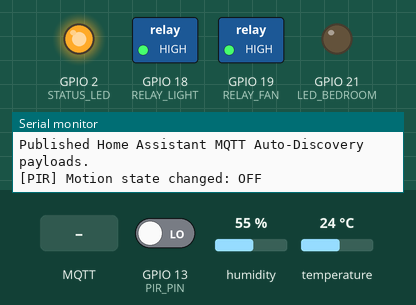
Recording of a sketch running on a simulated ESP32. Shown: switched loads named in the sketch (green lamp = pin HIGH), output pins drawn as LEDs (lit = HIGH), the last lines printed to the serial monitor. The inputs (shaded band) are chosen by the test bench; at power-on: GPIO 13 (PIR_PIN) LOW, humidity 55 %, temperature 24 °C. WiFi joins after 1.5 s; servers stay silent unless stated; no MQTT or app messages arrive unless stated.

Above: at 2.7 s.
2.8 s: MQTT message "ON" arrives on the first subscribed topic
At 3.6 s:
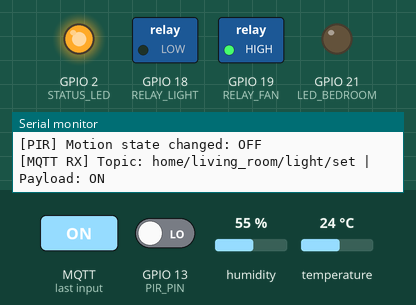
4.3 s: MQTT message "ON" arrives on the second subscribed topic
At 4.8 s:
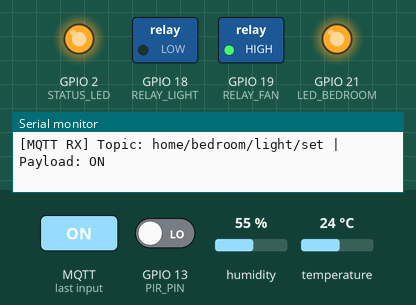
5.8 s: MQTT message "OFF" arrives on the first subscribed topic
At 7.0 s:
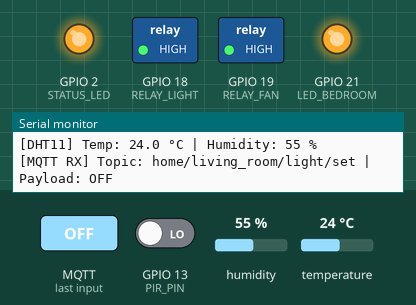
7.3 s: MQTT message "ON" arrives on the third subscribed topic
At 8.3 s:
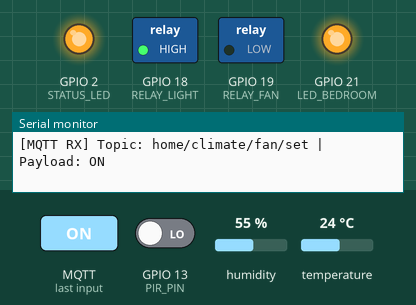
8.8 s: MQTT message "on" arrives on the first subscribed topic
At 9.4 s:
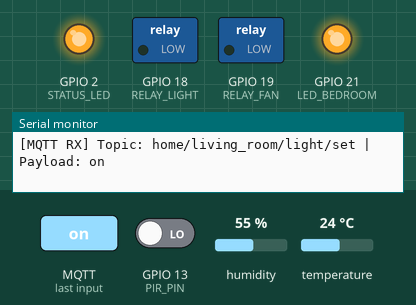
10.3 s: MQTT message "OFF" arrives on the second subscribed topic
At 11.7 s:
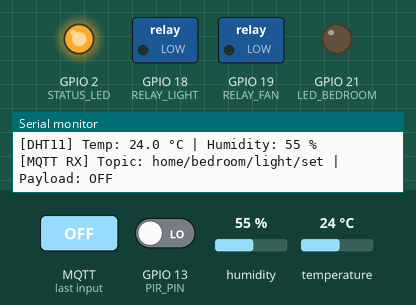
Timing chart, 0 to 12.8 s (numbered marks = the images above; inputs shaded):
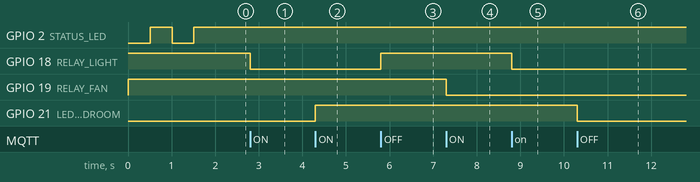

The sketch:

esp32_arduino_mqtt.ino
```cpp
/*
 * Project: Home Automation System | Python, IoT & Home Assistant
 * File: esp32_arduino_mqtt.ino
 * Description: Arduino C++ firmware for ESP32 connecting to Home Assistant via MQTT
 * Hardware:
 *   - ESP32 Dev Module
 *   - DHT11 on GPIO 4
 *   - PIR Motion Sensor on GPIO 13
 *   - Relay 1 (Living Room Light) on GPIO 18 (Active LOW)
 *   - Relay 2 (DC Fan) on GPIO 19 (Active LOW)
 *   - LED (Bedroom Light) on GPIO 21 (Active HIGH)
 *   - Onboard Status LED on GPIO 2
 */

#include <WiFi.h>
#include <PubSubClient.h>
#include <DHT.h>
#include <ArduinoJson.h>

// --- Network & MQTT Settings ---
const char* WIFI_SSID       = "YOUR_WIFI_SSID";
const char* WIFI_PASSWORD   = "YOUR_WIFI_PASSWORD";
const char* MQTT_SERVER     = "192.168.1.100"; // IP of Home Assistant / Mosquitto
const int   MQTT_PORT       = 1883;
const char* MQTT_USER       = "mqtt_user";     // Or leave blank if anonymous
const char* MQTT_PASSWORD   = "mqtt_password";
const char* CLIENT_ID       = "ESP32_SmartHome_Controller";

// --- Pin Definitions ---
#define DHTPIN        4
#define DHTTYPE       DHT11
#define PIR_PIN       13
#define RELAY_LIGHT   18
#define RELAY_FAN     19
#define LED_BEDROOM   21
#define STATUS_LED    2

// --- MQTT Topics ---
// State telemetry topics
const char* TOPIC_TEMP_STATE       = "home/sensors/temperature";
const char* TOPIC_HUMID_STATE      = "home/sensors/humidity";
const char* TOPIC_MOTION_STATE     = "home/sensors/motion";
const char* TOPIC_STATUS           = "home/system/status";

// Command & feedback topics
const char* TOPIC_LIGHT_LIVING_CMD   = "home/living_room/light/set";
const char* TOPIC_LIGHT_LIVING_STATE = "home/living_room/light/state";

const char* TOPIC_LIGHT_BED_CMD      = "home/bedroom/light/set";
const char* TOPIC_LIGHT_BED_STATE    = "home/bedroom/light/state";

const char* TOPIC_FAN_CMD            = "home/climate/fan/set";
const char* TOPIC_FAN_STATE          = "home/climate/fan/state";

// Home Assistant MQTT Auto-Discovery Topics
const char* DISCOVERY_TEMP_TOPIC     = "homeassistant/sensor/smart_temp/config";
const char* DISCOVERY_HUMID_TOPIC    = "homeassistant/sensor/smart_humidity/config";
const char* DISCOVERY_MOTION_TOPIC   = "homeassistant/binary_sensor/smart_motion/config";
const char* DISCOVERY_LIGHT_LIV_TOPIC= "homeassistant/switch/smart_living_light/config";
const char* DISCOVERY_LIGHT_BED_TOPIC= "homeassistant/switch/smart_bed_light/config";
const char* DISCOVERY_FAN_TOPIC      = "homeassistant/switch/smart_fan/config";

// --- Global Objects & Variables ---
WiFiClient espClient;
PubSubClient mqttClient(espClient);
DHT dht(DHTPIN, DHTTYPE);

unsigned long lastSensorRead = 0;
const unsigned long SENSOR_INTERVAL = 5000; // Read sensors every 5s
int lastMotionState = -1;

void setupWiFi() {
  delay(10);
  Serial.print("Connecting to Wi-Fi: ");
  Serial.println(WIFI_SSID);
  WiFi.mode(WIFI_STA);
  WiFi.begin(WIFI_SSID, WIFI_PASSWORD);

  while (WiFi.status() != WL_CONNECTED) {
    delay(500);
    Serial.print(".");
    digitalWrite(STATUS_LED, !digitalRead(STATUS_LED));
  }

  Serial.println("\nWiFi connected! IP address: ");
  Serial.println(WiFi.localIP());
  digitalWrite(STATUS_LED, HIGH);
}

void mqttCallback(char* topic, byte* payload, unsigned int length) {
  String message = "";
  for (unsigned int i = 0; i < length; i++) {
    message += (char)payload[i];
  }
  message.trim();
  Serial.printf("[MQTT RX] Topic: %s | Payload: %s\n", topic, message.c_str());

  // 1. Living Room Light (Active LOW relay: LOW = ON, HIGH = OFF)
  if (String(topic) == TOPIC_LIGHT_LIVING_CMD) {
    if (message.equalsIgnoreCase("ON")) {
      digitalWrite(RELAY_LIGHT, LOW);
      mqttClient.publish(TOPIC_LIGHT_LIVING_STATE, "ON", true);
    } else if (message.equalsIgnoreCase("OFF")) {
      digitalWrite(RELAY_LIGHT, HIGH);
      mqttClient.publish(TOPIC_LIGHT_LIVING_STATE, "OFF", true);
    }
  }

  // 2. Bedroom Light (Active HIGH LED: HIGH = ON, LOW = OFF)
  if (String(topic) == TOPIC_LIGHT_BED_CMD) {
    if (message.equalsIgnoreCase("ON")) {
      digitalWrite(LED_BEDROOM, HIGH);
      mqttClient.publish(TOPIC_LIGHT_BED_STATE, "ON", true);
    } else if (message.equalsIgnoreCase("OFF")) {
      digitalWrite(LED_BEDROOM, LOW);
      mqttClient.publish(TOPIC_LIGHT_BED_STATE, "OFF", true);
    }
  }

  // 3. DC Fan (Active LOW relay: LOW = ON, HIGH = OFF)
  if (String(topic) == TOPIC_FAN_CMD) {
    if (message.equalsIgnoreCase("ON")) {
      digitalWrite(RELAY_FAN, LOW);
      mqttClient.publish(TOPIC_FAN_STATE, "ON", true);
    } else if (message.equalsIgnoreCase("OFF")) {
      digitalWrite(RELAY_FAN, HIGH);
      mqttClient.publish(TOPIC_FAN_STATE, "OFF", true);
    }
  }
}

void publishAutoDiscovery() {
  StaticJsonDocument<512> doc;

  // Temperature Discovery
  doc.clear();
  doc["name"] = "Living Room Temperature";
  doc["stat_t"] = TOPIC_TEMP_STATE;
  doc["unit_of_meas"] = "°C";
  doc["dev_cla"] = "temperature";
  doc["uniq_id"] = "esp32_smart_temp";
  char buffer[512];
  serializeJson(doc, buffer);
  mqttClient.publish(DISCOVERY_TEMP_TOPIC, buffer, true);

  // Humidity Discovery
  doc.clear();
  doc["name"] = "Living Room Humidity";
  doc["stat_t"] = TOPIC_HUMID_STATE;
  doc["unit_of_meas"] = "%";
  doc["dev_cla"] = "humidity";
  doc["uniq_id"] = "esp32_smart_humidity";
  serializeJson(doc, buffer);
  mqttClient.publish(DISCOVERY_HUMID_TOPIC, buffer, true);

  // Motion Sensor Discovery
  doc.clear();
  doc["name"] = "Living Room Motion";
  doc["stat_t"] = TOPIC_MOTION_STATE;
  doc["dev_cla"] = "motion";
  doc["pl_on"] = "ON";
  doc["pl_off"] = "OFF";
  doc["uniq_id"] = "esp32_smart_motion";
  serializeJson(doc, buffer);
  mqttClient.publish(DISCOVERY_MOTION_TOPIC, buffer, true);

  // Living Room Light Switch Discovery
  doc.clear();
  doc["name"] = "Living Room Light";
  doc["cmd_t"] = TOPIC_LIGHT_LIVING_CMD;
  doc["stat_t"] = TOPIC_LIGHT_LIVING_STATE;
  doc["pl_on"] = "ON";
  doc["pl_off"] = "OFF";
  doc["icon"] = "mdi:lightbulb";
  doc["uniq_id"] = "esp32_living_light";
  serializeJson(doc, buffer);
  mqttClient.publish(DISCOVERY_LIGHT_LIV_TOPIC, buffer, true);

  // Bedroom Light Switch Discovery
  doc.clear();
  doc["name"] = "Bedroom Light";
  doc["cmd_t"] = TOPIC_LIGHT_BED_CMD;
  doc["stat_t"] = TOPIC_LIGHT_BED_STATE;
  doc["pl_on"] = "ON";
  doc["pl_off"] = "OFF";
  doc["icon"] = "mdi:ceiling-light";
  doc["uniq_id"] = "esp32_bed_light";
  serializeJson(doc, buffer);
  mqttClient.publish(DISCOVERY_LIGHT_BED_TOPIC, buffer, true);

  // Fan Switch Discovery
  doc.clear();
  doc["name"] = "Smart Fan";
  doc["cmd_t"] = TOPIC_FAN_CMD;
  doc["stat_t"] = TOPIC_FAN_STATE;
  doc["pl_on"] = "ON";
  doc["pl_off"] = "OFF";
  doc["icon"] = "mdi:fan";
  doc["uniq_id"] = "esp32_fan";
  serializeJson(doc, buffer);
  mqttClient.publish(DISCOVERY_FAN_TOPIC, buffer, true);

  Serial.println("Published Home Assistant MQTT Auto-Discovery payloads.");
}

void reconnectMQTT() {
  while (!mqttClient.connected()) {
    Serial.print("Attempting MQTT connection to ");
    Serial.print(MQTT_SERVER);
    Serial.print("...");

    if (mqttClient.connect(CLIENT_ID, MQTT_USER, MQTT_PASSWORD, TOPIC_STATUS, 1, true, "offline")) {
      Serial.println("connected!");
      mqttClient.publish(TOPIC_STATUS, "online", true);

      // Subscribe to command topics
      mqttClient.subscribe(TOPIC_LIGHT_LIVING_CMD);
      mqttClient.subscribe(TOPIC_LIGHT_BED_CMD);
      mqttClient.subscribe(TOPIC_FAN_CMD);

      // Publish initial state values
      mqttClient.publish(TOPIC_LIGHT_LIVING_STATE, "OFF", true);
      mqttClient.publish(TOPIC_LIGHT_BED_STATE, "OFF", true);
      mqttClient.publish(TOPIC_FAN_STATE, "OFF", true);

      // Publish discovery configuration so Home Assistant registers entities automatically
      publishAutoDiscovery();
    } else {
      Serial.print("failed, rc=");
      Serial.print(mqttClient.state());
      Serial.println(" retrying in 5 seconds...");
      delay(5000);
    }
  }
}

void setup() {
  Serial.begin(115200);

  // Pin modes
  pinMode(STATUS_LED, OUTPUT);
  pinMode(PIR_PIN, INPUT_PULLDOWN);

  pinMode(RELAY_LIGHT, OUTPUT);
  digitalWrite(RELAY_LIGHT, HIGH); // Default OFF for active-low relay

  pinMode(RELAY_FAN, OUTPUT);
  digitalWrite(RELAY_FAN, HIGH);   // Default OFF for active-low relay

  pinMode(LED_BEDROOM, OUTPUT);
  digitalWrite(LED_BEDROOM, LOW);  // Default OFF for active-high LED

  dht.begin();
  setupWiFi();

  mqttClient.setServer(MQTT_SERVER, MQTT_PORT);
  mqttClient.setCallback(mqttCallback);
}

void loop() {
  if (WiFi.status() != WL_CONNECTED) {
    setupWiFi();
  }

  if (!mqttClient.connected()) {
    reconnectMQTT();
  }
  mqttClient.loop();

  // Read PIR Motion Sensor with instant state-change reporting
  int currentMotion = digitalRead(PIR_PIN);
  if (currentMotion != lastMotionState) {
    lastMotionState = currentMotion;
    const char* motionPayload = (currentMotion == HIGH) ? "ON" : "OFF";
    mqttClient.publish(TOPIC_MOTION_STATE, motionPayload, true);
    Serial.printf("[PIR] Motion state changed: %s\n", motionPayload);
  }

  // Periodic DHT11 Sensor Read
  unsigned long now = millis();
  if (now - lastSensorRead > SENSOR_INTERVAL) {
    lastSensorRead = now;

    float temp = dht.readTemperature();
    float hum = dht.readHumidity();

    if (!isnan(temp) && !isnan(hum)) {
      char tempStr[8];
      char humStr[8];
      dtostrf(temp, 1, 1, tempStr);
      dtostrf(hum, 1, 0, humStr);

      mqttClient.publish(TOPIC_TEMP_STATE, tempStr, true);
      mqttClient.publish(TOPIC_HUMID_STATE, humStr, true);
      Serial.printf("[DHT11] Temp: %s °C | Humidity: %s %%\n", tempStr, humStr);
    } else {
      Serial.println("[DHT11] Warning: Failed to read from DHT sensor!");
    }
  }
}
```

Measured:
- after the input at 2.8 s, GPIO 18 (RELAY_LIGHT): HIGH → LOW at once
- after the input at 4.3 s, GPIO 21 (LED_BEDROOM): LOW → HIGH at once
- after the input at 5.8 s, GPIO 18 (RELAY_LIGHT): LOW → HIGH at once
- after the input at 7.3 s, GPIO 19 (RELAY_FAN): HIGH → LOW at once
- after the input at 8.8 s, GPIO 18 (RELAY_LIGHT): HIGH → LOW at once
- after the input at 10.3 s, GPIO 21 (LED_BEDROOM): HIGH → LOW at once
